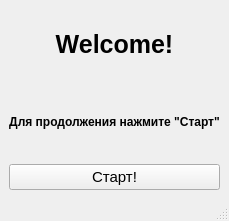
<?xml version="1.0" encoding="UTF-8"?>
<ui version="4.0">
 <class>MainWindow</class>
 <widget class="QMainWindow" name="MainWindow">
  <property name="geometry">
   <rect>
    <x>0</x>
    <y>0</y>
    <width>227</width>
    <height>221</height>
   </rect>
  </property>
  <property name="windowTitle">
   <string>MainWindow</string>
  </property>
  <widget class="QWidget" name="centralwidget">
   <layout class="QVBoxLayout" name="verticalLayout">
    <item>
     <layout class="QGridLayout" name="gridLayout">
      <item row="0" column="0">
       <widget class="QLabel" name="label">
        <property name="styleSheet">
         <string notr="true">font-size:25px;</string>
        </property>
        <property name="text">
         <string>&lt;html&gt;&lt;head/&gt;&lt;body&gt;&lt;p align=&quot;center&quot;&gt;&lt;span style=&quot; font-size:19pt; font-weight:700;&quot;&gt;Welcome!&lt;/span&gt;&lt;/p&gt;&lt;/body&gt;&lt;/html&gt;</string>
        </property>
       </widget>
      </item>
      <item row="1" column="0">
       <widget class="QLabel" name="label_2">
        <property name="text">
         <string>&lt;html&gt;&lt;head/&gt;&lt;body&gt;&lt;p align=&quot;center&quot;&gt;&lt;span style=&quot; font-weight:700;&quot;&gt;Для продолжения нажмите &amp;quot;Старт&amp;quot;&lt;/span&gt;&lt;/p&gt;&lt;/body&gt;&lt;/html&gt;</string>
        </property>
       </widget>
      </item>
      <item row="2" column="0">
       <widget class="QPushButton" name="pushButton">
        <property name="styleSheet">
         <string notr="true">font-size:15px;
</string>
        </property>
        <property name="text">
         <string>Старт!</string>
        </property>
       </widget>
      </item>
     </layout>
    </item>
   </layout>
  </widget>
  <widget class="QMenuBar" name="menubar">
   <property name="geometry">
    <rect>
     <x>0</x>
     <y>0</y>
     <width>227</width>
     <height>21</height>
    </rect>
   </property>
  </widget>
  <widget class="QStatusBar" name="statusbar"/>
 </widget>
 <resources/>
 <connections/>
</ui>
